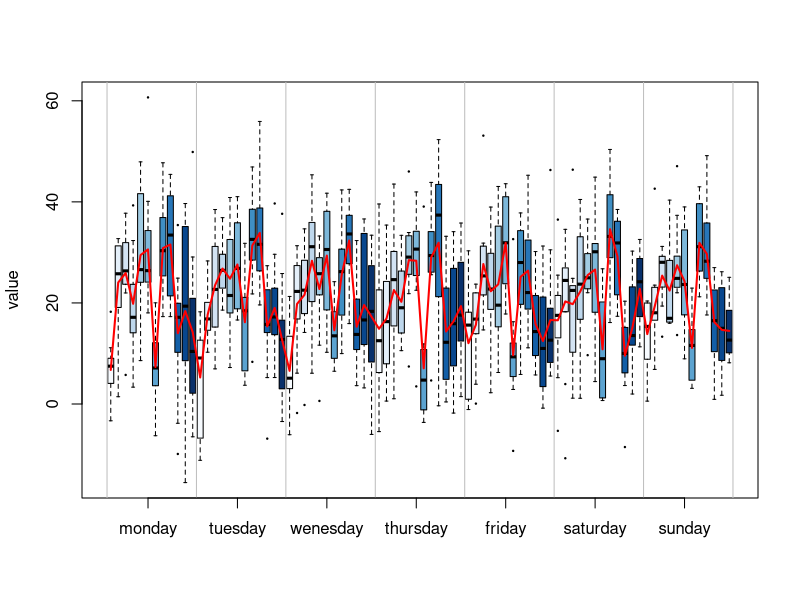

Write R code to recreate this figure.

# http://www.r-graph-gallery.com/146-boxplot-for-time-series/


# Library
library(RColorBrewer)

# Create Data
days=rep(c("monday","tuesday","wenesday","thursday","friday","saturday","sunday") , each=120)
time=rep (rep( paste(seq(0,22,2),seq(2,24,2),sep="-") , each=10 ) , 7)
value=rep (  rep(seq(0,22,2) , each=10 ) , 7)+rnorm(mean=10, sd=10 , length(time))
data=data.frame(days, time, value)

# Create a color palette
my_colors = brewer.pal(9, "Blues")
my_colors = colorRampPalette(my_colors)(12)

# Make the boxplot
boxplot(data$value ~ data$time+data$days , xaxt="n" , xlab="" , col=my_colors , pch=20 , cex=0.3 , ylab="value" )
abline(v= seq(0, 12*7, 12) +0.5 , col="grey")
axis(1, labels=unique(days) , at=seq(6,12*7,12) )

# Add general trend
a=aggregate(data$value , by=list(data$time, data$days) , mean)
lines(a[,3], type="l" , col="red" , lwd=2)
